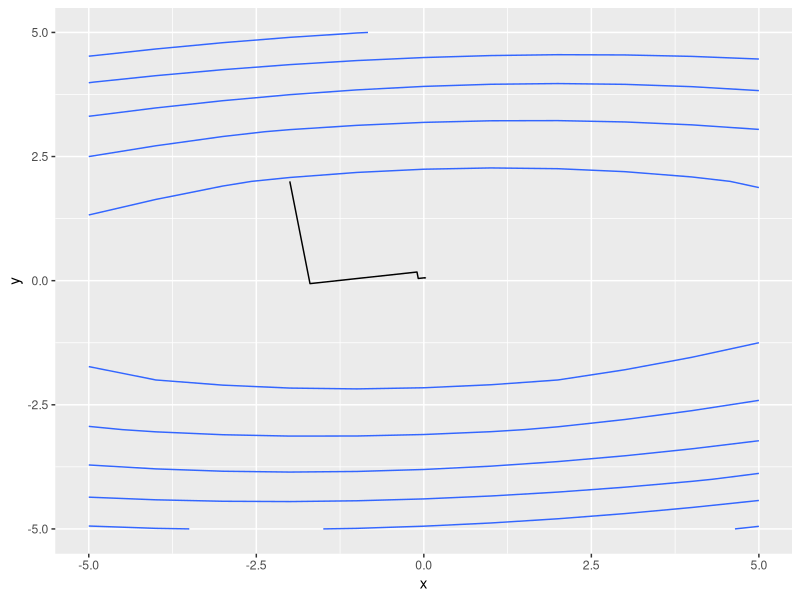
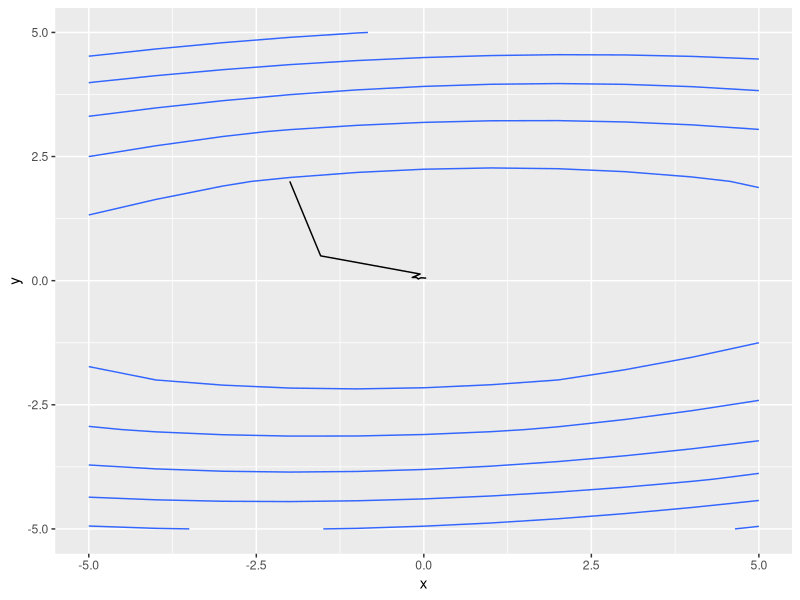

These charts were generated, in order, by the following R code:
## ---- chunk 1
knitr::opts_chunk$set(echo = TRUE)
library(ggplot2)
## ---- chunk 2

x = c(rep(-5:5, 11))
y = c(rep(-5:5, each = 11))
dafr = data.frame(x, y)
f = x ^ 2 + 10 * y ^ 2 - x * y - y
dafr$z = with(dafr, f)
gp = ggplot() + geom_contour(data = dafr, aes(x = x, y = y, z = z))

## ---- chunk 3
# функции для градиентного спуска

grad = function(r) {                                     # градиент
    return(c(2 * r[1] - r[2], 20 * r[2] - r[1] - 1))
}

rg = function(hg, r1, gr) {                              # точка по градиенту
    return(c(r1[1] - hg * gr[1], r1[2] - hg * gr[2]))
}

rh = function(ha, r1, r2) {                              # точка по шагу
    dr = c(r2[1] - r1[1], r2[2] - r1[2])
    return(c(r1[1] + ha * dr[1], r1[2] + ha * dr[2]))
}

fh = function(ha, r1, r2) {                              # функция f(a)
    dr = c(r2[1] - r1[1], r2[2] - r1[2])
    return((r1[1] + ha * dr[1]) ^ 2 + 10 * (r1[2] + ha * dr[2]) ^ 2 - (r1[1] + ha * dr[1]) * (r1[2] + ha * dr[2]) - (r1[2] + ha * dr[2]))
}

fr = function(r) {                                       # функция f(r)
    return(r[1] ^ 2 + 10 * r[2] ^ 2 - r[1] * r[2] - r[2])
}

## ---- chunk 4

r0 = c(-2, 2)                                            # исходная точка
eg = 0.001                                               # точность по производной
hg = 1                                                   # шаг для градиента

## ---- chunk 5

r1 = r0                                                  # начальная точка
iter = 0                                                 # итерации
grn = 1                                                  # для входа в цикл
x = c()                                                  # векторы для графика
y = c()

while (TRUE) {
    if (grn < eg) break 
    iter = iter + 1
    x[iter] = r1[1]
    y[iter] = r1[2]
    gr = grad(r1) 
    r2 = rg(hg, r1, gr)
    opt = optimize(fh, interval = c(0, 1), r1 = r1, r2 = r2, lower = 0.001)
    ha = opt$minimum
    r1 = rh(ha, r1, r2)
    grn = sqrt(gr[1] ^ 2 + gr[2] ^ 2)
}

## ---- chunk 6

iter

## ---- chunk 7

r = c(x[iter], y[iter])
r

## ---- chunk 8

f = fr(r)
f

## ---- chunk 9

grn

## ---- chunk 10

gp + geom_path(aes(x, y))

## ---- chunk 11
# функции для Монте-Карло

rp = function(h, r, R) {                               # новая точка по шагу
    return(c(r[1] + h[1] * R, r[2] + h[2] * R))
}

## ---- chunk 12

r0 = c(-2, 2)                                            # исходная точка
er = 0.001                                               # минимальный размер области поиска
Q = 60000                                                  # максимальное количество итераций
R = 10                                                   # размер области поиска
N = 10                                                   # количество точек на итерации

## ---- chunk 13

r1 = r0                                                  # начальная точка
iter = 0                                                 # итерации
trig = 0                                                 # триггер для уменьшения R
h = c()                                                  # вектор для шага
x = c(r1[1])                                             # векторы для графика
y = c(r1[2])                                             # 

while (iter < Q & er < R) {
    iter = iter + 1
    trig = 0
    rs = r1
    for (i in 1:N) {
        h = runif(2, -0.5, 0.5)
        r = rp(h, rs, R)
        if (fr(r) < fr(r1)) {
            r1 = r
            trig = 1
        }
    }
    x[iter + 1] = r1[1]
    y[iter + 1] = r1[2]
    if (trig < 1) R = R * 0.5
}

## ---- chunk 14

iter

## ---- chunk 15

r1

## ---- chunk 16

f = fr(r1)
f

## ---- chunk 17

gr = grad(r1) 
sqrt(gr[1] ^ 2 + gr[2] ^ 2)

## ---- chunk 18

gp + geom_path(aes(x, y))

